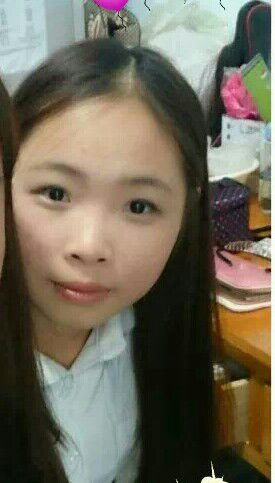
#> input picture question/2.jpg, 275 x 483 px
$ python '字符画2.py'
#> lines starting #> are read from the running program, lines starting #| are printed output that depends on the picture
#   _*_ coding:utf-8 _*_
from PIL import Image

def transform(im):
    im = im.convert("L")
    #   初始化txt
    txt = ""
    for i in range(im.size[1]):
        for j in range(im.size[0]):
            grey = im.getpixel((j, i))
            #   坐标处的灰度值越小，说明灰的程序深，对应替换的字符应该越靠在ascii_char的前面
            txt += ascii_char[int(grey / unit)]
        txt += '\n'
    return txt

#   ascii字符列表(事先排序过的，为了效果)
ascii_char = list(r"$@B%8&WM#*oahkbdpqwmZO0QLCJUYXzcvunxrjft/\|()1{}[]?-_+~<>i!lI;:,\"^`'. ")
#   ascii的字符的总长度
length = len(ascii_char)
#   灰度值与ascii_char中的字符转换时的系数，保证灰度值转换字符时不会超出列表ascii_char
unit = 256.0 / length
#   打开目标图片
im = Image.open(r"./2.jpg")
#> im is the input picture: PIL image 275x483 RGB; mean R, G, B 112.3, 105.3, 89.1
#   获取图片的大小:(1024, 768)
width, height = im.size
#> width = 275; height = 483
#   将图片进行一定比例的缩小(即重设图片大小)
im = im.resize((int(width * 0.25), int(height * 0.25)))
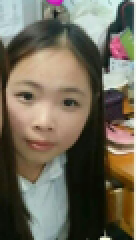
#> im: PIL image 68x120 RGB (shown 2 times larger); mean R, G, B 112.2, 105.3, 89
print("重新生成的图像大小为:%d*%d" % (im.size[0], im.size[1]))
#| 重新生成的图像大小为:68*120


txt = transform(im)
#> in transform, `im = im.convert("L")`:
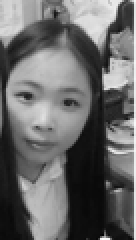
#> im: PIL image 68x120 L (shown 2 times larger); min 1, max 252, mean 105.5
f = open(r"./output.txt", 'w')
f.write(txt)
f.close()

$ run again, with question/1.jpg copied over question/2.jpg
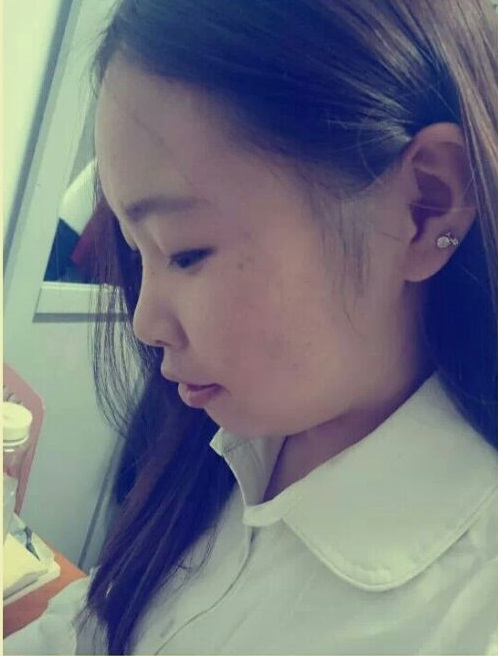
#> input picture question/1.jpg, 498 x 656 px
#> im is the input picture: PIL image 498x656 RGB; mean R, G, B 114.1, 116.7, 126.2
#| 重新生成的图像大小为:124*164
#> in transform, `im = im.convert("L")`:
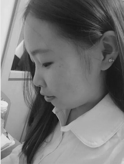
#> im: PIL image 124x164 L; min 17, max 233, mean 117
